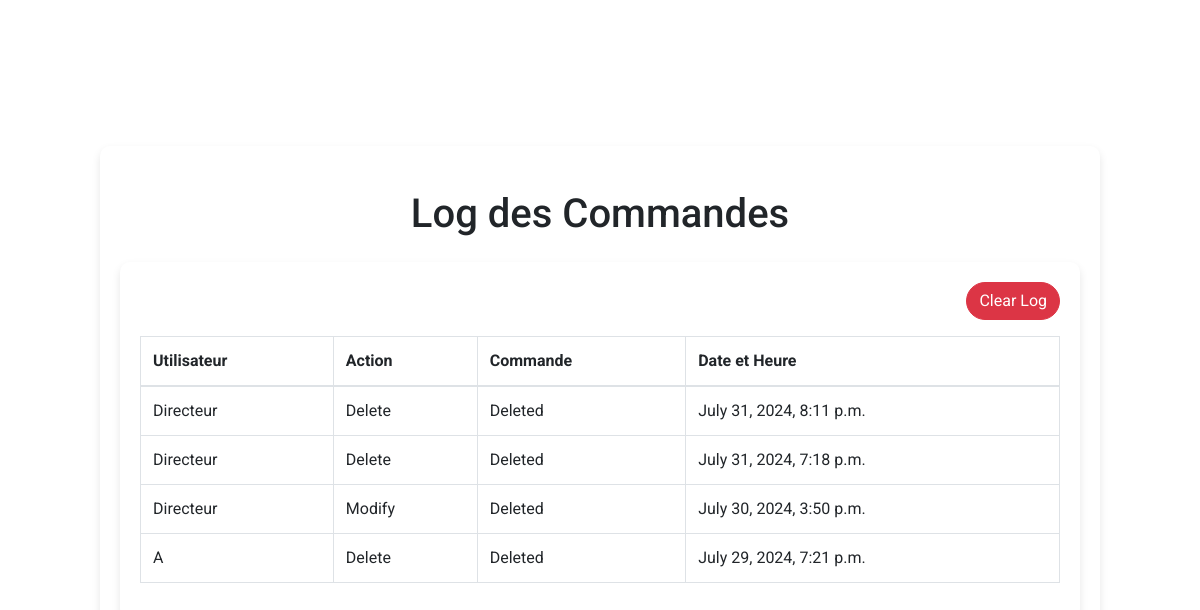
Page /application/logs/ (signed in) on the earlier database version.
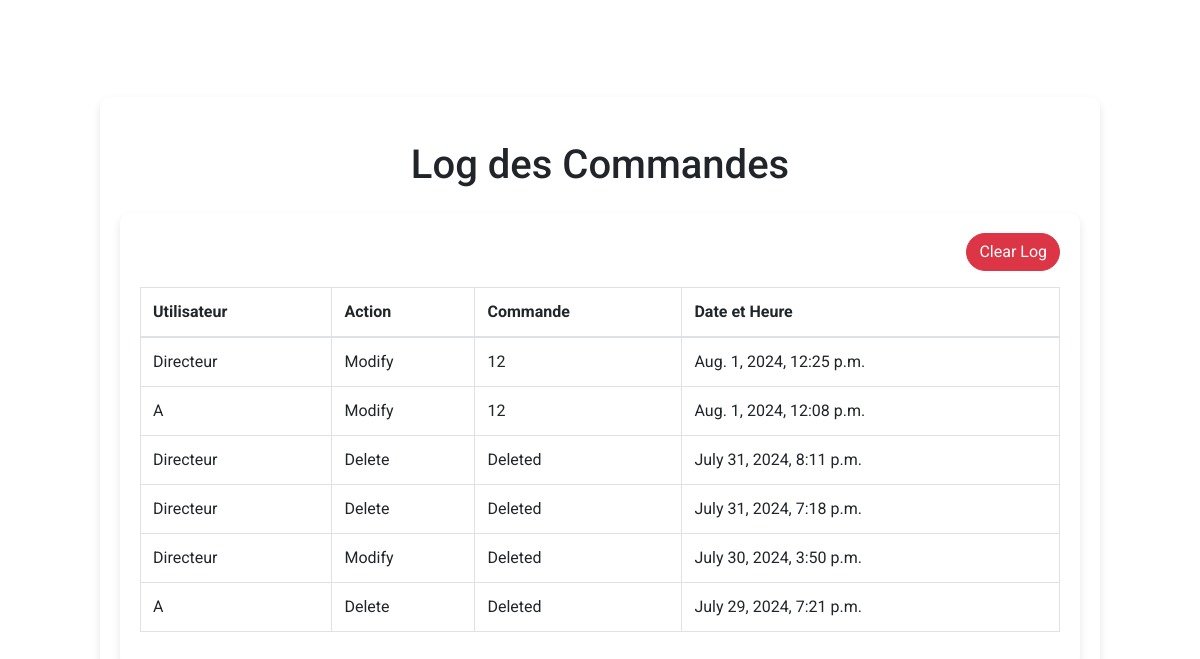
Same page on the later database version.
### Application/models.py (models this page shows, shortened)
class CommandeLog(models.Model):
    ACTION_CHOICES = [
        ('add', 'Add'),
        ('modify', 'Modify'),
        ('delete', 'Delete'),
    ]
    user = models.ForeignKey(User, on_delete=models.CASCADE)
    action = models.CharField(max_length=10, choices=ACTION_CHOICES)
    commande = models.ForeignKey(Commande, null=True, on_delete=models.SET_NULL)
    timestamp = models.DateTimeField(auto_now_add=True)

class Commande(models.Model):
    order_id = models.AutoField(primary_key=True)  # Auto-incremented primary key
    date_time = models.DateTimeField(auto_now_add=True)
    company_reference_number = models.CharField(max_length=100)
    client_name = models.CharField(max_length=100, default="")  # New field
    adresse = models.CharField(max_length=255, blank=True, null=True)
    email = models.EmailField(blank=True, null=True)
    fax = models.CharField(max_length=50, blank=True, null=True)
    ice = models.CharField(max_length=50, blank=True, null=True)
    infographiste = models.CharField(max_length=100, blank=True, null=True)
    order_status = models.CharField(max_length=50, choices=[ ('draft', 'Draft'),
        ('completed', 'Completed'),
        ('devis', 'Devis'),
        ('facture', 'Facture'),
        ('bon_livraison', 'Bon de Livraison'),
        ('situation_client', 'Situation Client')
    ])
    bc_number = models.CharField(max_length=50, blank=True, null=True)  # New field for BC number
    date_bc = models.DateField(blank=True, null=True)
    devis_numero = models.PositiveIntegerField(unique=True, null=True, blank=True)
    bl_numero = models.PositiveIntegerField(unique=True, null=True, blank=True)
    facture_numero = models.PositiveIntegerField(unique=True, null=True, blank=True)
    facture_status = models.CharField(max_length=50, choices=[
        ('no_facture', 'Pas de Facture'),
        ('facture_termine', 'Facture Terminée')
    ], default='pas de facture')
    remarque = models.CharField(max_length=50, choices=[
        ('paye', 'Payé'),
        ('non_paye', 'Non Payé')
    ], default='non payé')
    devis_status = models.CharField(max_length=50, choices=[
        ('no_devis', 'Pas de Devis'),
        ('devis_termine', 'Devis Terminé')
    ], default='pas de devis')
    bl_status = models.CharField(max_length=50, choices=[
        ('no_bl', 'Pas de bon_livraison'),
        ('bl_termine', 'bon_livraison Terminé')
    ], default='pas de bon_livraison')
    designations_data = models.JSONField(default=list)  # Renamed field
    options_data = models.JSONField(default=dict)

### Application/views.py (the view)
# urls.py: path('logs/', views.log_view, name='log_view'),
@login_required
@user_passes_test(lambda u: u.groups.filter(name='Directeurs').exists())
def log_view(request):
    logs = CommandeLog.objects.all().order_by('-timestamp')
    return render(request, 'Application/log_view.html', {'logs': logs})

### Application/templates/Application/log_view.html (shortened to what this page needs)
{% extends "base_no_nav.html" %}
{% block content %}
<h1 class="text-center my-4">Log des Commandes</h1>
<div class="container">
    <div class="text-right mb-3">
        <form method="post" action="{% url 'clear_log' %}">
            <button type="submit" class="btn btn-danger">Clear Log</button>
        </form>
    </div>
    <table class="table table-bordered">
        <thead>
            <tr>
                <th>Utilisateur</th>
                <th>Action</th>
                <th>Commande</th>
                <th>Date et Heure</th>
            </tr>
        </thead>
        <tbody>
            {% for log in logs %}
            <tr>
                <td>{{ log.user.username }}</td>
                <td>{{ log.get_action_display }}</td>
                <td>{% if log.commande %}{{ log.commande.order_id }}{% else %}Deleted{% endif %}</td>
                <td>{{ log.timestamp }}</td>
            </tr>
            {% endfor %}
        </tbody>
    </table>
</div>
{% endblock %}

Differences in the rows shown:
added CommandeLog: user.username "Directeur", action "Modify", commande.order_id "12", timestamp "Aug. 1, 2024, 12:25 p.m."
added CommandeLog: user.username "A", action "Modify", commande.order_id "12", timestamp "Aug. 1, 2024, 12:08 p.m."
